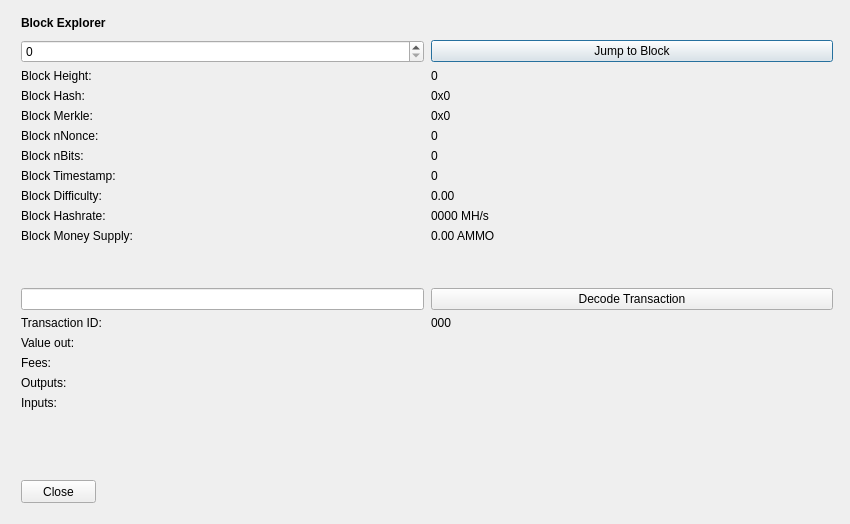
<?xml version="1.0" encoding="UTF-8"?>
<ui version="4.0">
 <class>BlockBrowser</class>
 <widget class="QDialog" name="BlockBrowser">
  <property name="windowModality">
   <enum>Qt::NonModal</enum>
  </property>
  <property name="enabled">
   <bool>true</bool>
  </property>
  <property name="geometry">
   <rect>
    <x>0</x>
    <y>0</y>
    <width>850</width>
    <height>524</height>
   </rect>
  </property>
  <property name="sizePolicy">
   <sizepolicy hsizetype="Preferred" vsizetype="Preferred">
    <horstretch>0</horstretch>
    <verstretch>0</verstretch>
   </sizepolicy>
  </property>
  <property name="minimumSize">
   <size>
    <width>0</width>
    <height>0</height>
   </size>
  </property>
  <property name="acceptDrops">
   <bool>false</bool>
  </property>
  <property name="windowTitle">
   <string>Ammo Block Explorer</string>
  </property>
  <layout class="QGridLayout">
   <property name="sizeConstraint">
    <enum>QLayout::SetMaximumSize</enum>
   </property>
   <property name="leftMargin">
    <number>21</number>
   </property>
   <property name="topMargin">
    <number>10</number>
   </property>
   <property name="rightMargin">
    <number>10</number>
   </property>
   <item row="1" column="0">
    <widget class="QWidget" name="widget" native="true">
     <widget class="QWidget" name="layoutWidgetBE1">
      <property name="geometry">
       <rect>
        <x>0</x>
        <y>0</y>
        <width>822</width>
        <height>27</height>
       </rect>
      </property>
      <layout class="QHBoxLayout" name="horizontalLayoutBE">
       <property name="spacing">
        <number>7</number>
       </property>
       <item>
        <widget class="QLabel" name="labelBlockExplorer">
         <property name="sizePolicy">
          <sizepolicy hsizetype="Preferred" vsizetype="Maximum">
           <horstretch>0</horstretch>
           <verstretch>0</verstretch>
          </sizepolicy>
         </property>
         <property name="font">
          <font>
           <weight>75</weight>
           <bold>true</bold>
          </font>
         </property>
         <property name="styleSheet">
          <string notr="true">font-weight:bold;</string>
         </property>
         <property name="text">
          <string>Block Explorer</string>
         </property>
        </widget>
       </item>
       <item>
        <spacer name="horizontalSpacerBE">
         <property name="orientation">
          <enum>Qt::Horizontal</enum>
         </property>
         <property name="sizeHint" stdset="0">
          <size>
           <width>40</width>
           <height>20</height>
          </size>
         </property>
        </spacer>
       </item>
      </layout>
     </widget>
     <widget class="QWidget" name="layoutWidgetBE2">
      <property name="geometry">
       <rect>
        <x>0</x>
        <y>30</y>
        <width>812</width>
        <height>410</height>
       </rect>
      </property>
      <layout class="QGridLayout" name="gridLayoutBE" rowstretch="0,0,0,0,0,0,0,0,0,0,0,0,0,0,0,0,0,0,0,0" columnstretch="0,0">
       <property name="sizeConstraint">
        <enum>QLayout::SetDefaultConstraint</enum>
       </property>
       <property name="horizontalSpacing">
        <number>7</number>
       </property>
       <item row="14" column="1">
        <widget class="QLabel" name="txID">
         <property name="text">
          <string>000</string>
         </property>
         <property name="textInteractionFlags">
          <set>Qt::LinksAccessibleByMouse|Qt::TextSelectableByMouse</set>
         </property>
        </widget>
       </item>
       <item row="8" column="1">
        <widget class="QLabel" name="timeBox">
         <property name="text">
          <string>0</string>
         </property>
         <property name="textInteractionFlags">
          <set>Qt::LinksAccessibleByMouse|Qt::TextSelectableByMouse</set>
         </property>
        </widget>
       </item>
       <item row="9" column="1">
        <widget class="QLabel" name="diffBox">
         <property name="text">
          <string>0.00</string>
         </property>
         <property name="textInteractionFlags">
          <set>Qt::LinksAccessibleByMouse|Qt::TextSelectableByMouse</set>
         </property>
        </widget>
       </item>
       <item row="10" column="0">
        <widget class="QLabel" name="hashRateLabel">
         <property name="text">
          <string>Block Hashrate:</string>
         </property>
        </widget>
       </item>
       <item row="9" column="0">
        <widget class="QLabel" name="diffLabel">
         <property name="text">
          <string>Block Difficulty:</string>
         </property>
        </widget>
       </item>
       <item row="17" column="1">
        <widget class="QLabel" name="outputBox">
         <property name="text">
          <string/>
         </property>
         <property name="alignment">
          <set>Qt::AlignLeading|Qt::AlignLeft|Qt::AlignTop</set>
         </property>
         <property name="textInteractionFlags">
          <set>Qt::LinksAccessibleByMouse|Qt::TextSelectableByMouse</set>
         </property>
        </widget>
       </item>
       <item row="3" column="1">
        <widget class="QLabel" name="heightLabelBE1">
         <property name="text">
          <string>0</string>
         </property>
         <property name="textInteractionFlags">
          <set>Qt::LinksAccessibleByMouse|Qt::TextSelectableByMouse</set>
         </property>
        </widget>
       </item>
       <item row="1" column="1">
        <widget class="QPushButton" name="blockButton">
         <property name="text">
          <string>Jump to Block</string>
         </property>
        </widget>
       </item>
       <item row="3" column="0">
        <widget class="QLabel" name="heightLabelBE2">
         <property name="text">
          <string>Block Height:</string>
         </property>
        </widget>
       </item>
       <item row="7" column="0">
        <widget class="QLabel" name="bitsLabel">
         <property name="text">
          <string>Block nBits:</string>
         </property>
        </widget>
       </item>
       <item row="6" column="1">
        <widget class="QLabel" name="nonceBox">
         <property name="text">
          <string>0</string>
         </property>
         <property name="textInteractionFlags">
          <set>Qt::LinksAccessibleByMouse|Qt::TextSelectableByMouse</set>
         </property>
        </widget>
       </item>
       <item row="6" column="0">
        <widget class="QLabel" name="nonceLabel">
         <property name="text">
          <string>Block nNonce:</string>
         </property>
        </widget>
       </item>
       <item row="5" column="1">
        <widget class="QLabel" name="merkleBox">
         <property name="minimumSize">
          <size>
           <width>187</width>
           <height>0</height>
          </size>
         </property>
         <property name="text">
          <string>0x0</string>
         </property>
         <property name="textInteractionFlags">
          <set>Qt::LinksAccessibleByMouse|Qt::TextSelectableByMouse</set>
         </property>
        </widget>
       </item>
       <item row="16" column="0">
        <widget class="QLabel" name="feesLabel">
         <property name="text">
          <string>Fees:</string>
         </property>
        </widget>
       </item>
       <item row="15" column="1">
        <widget class="QLabel" name="valueBox">
         <property name="text">
          <string/>
         </property>
         <property name="textInteractionFlags">
          <set>Qt::LinksAccessibleByMouse|Qt::TextSelectableByMouse</set>
         </property>
        </widget>
       </item>
       <item row="7" column="1">
        <widget class="QLabel" name="bitsBox">
         <property name="text">
          <string>0</string>
         </property>
         <property name="textInteractionFlags">
          <set>Qt::LinksAccessibleByMouse|Qt::TextSelectableByMouse</set>
         </property>
        </widget>
       </item>
       <item row="8" column="0">
        <widget class="QLabel" name="timeLabel">
         <property name="text">
          <string>Block Timestamp:</string>
         </property>
        </widget>
       </item>
       <item row="17" column="0">
        <widget class="QLabel" name="outputLabel">
         <property name="text">
          <string>Outputs:</string>
         </property>
         <property name="alignment">
          <set>Qt::AlignLeading|Qt::AlignLeft|Qt::AlignTop</set>
         </property>
        </widget>
       </item>
       <item row="1" column="0">
        <widget class="QSpinBox" name="heightBox">
         <property name="sizePolicy">
          <sizepolicy hsizetype="Preferred" vsizetype="Fixed">
           <horstretch>0</horstretch>
           <verstretch>0</verstretch>
          </sizepolicy>
         </property>
         <property name="maximum">
          <number>99999999</number>
         </property>
        </widget>
       </item>
       <item row="4" column="0">
        <widget class="QLabel" name="hashLabel">
         <property name="text">
          <string>Block Hash:</string>
         </property>
        </widget>
       </item>
       <item row="16" column="1">
        <widget class="QLabel" name="feesBox">
         <property name="text">
          <string/>
         </property>
         <property name="textInteractionFlags">
          <set>Qt::LinksAccessibleByMouse|Qt::TextSelectableByMouse</set>
         </property>
        </widget>
       </item>
       <item row="4" column="1">
        <widget class="QLabel" name="hashBox">
         <property name="enabled">
          <bool>true</bool>
         </property>
         <property name="sizePolicy">
          <sizepolicy hsizetype="Preferred" vsizetype="Preferred">
           <horstretch>0</horstretch>
           <verstretch>0</verstretch>
          </sizepolicy>
         </property>
         <property name="minimumSize">
          <size>
           <width>0</width>
           <height>0</height>
          </size>
         </property>
         <property name="text">
          <string>0x0</string>
         </property>
         <property name="textInteractionFlags">
          <set>Qt::LinksAccessibleByMouse|Qt::TextSelectableByMouse</set>
         </property>
        </widget>
       </item>
       <item row="14" column="0">
        <widget class="QLabel" name="txLabel">
         <property name="text">
          <string>Transaction ID:</string>
         </property>
        </widget>
       </item>
       <item row="15" column="0">
        <widget class="QLabel" name="valueLabel">
         <property name="text">
          <string>Value out:</string>
         </property>
        </widget>
       </item>
       <item row="13" column="0">
        <widget class="QLineEdit" name="txBox">
         <property name="sizePolicy">
          <sizepolicy hsizetype="Preferred" vsizetype="Fixed">
           <horstretch>0</horstretch>
           <verstretch>0</verstretch>
          </sizepolicy>
         </property>
         <property name="inputMask">
          <string comment="Transaction id" extracomment="Transaction id"/>
         </property>
        </widget>
       </item>
       <item row="12" column="0">
        <spacer name="verticalSpacer_2">
         <property name="orientation">
          <enum>Qt::Vertical</enum>
         </property>
         <property name="sizeHint" stdset="0">
          <size>
           <width>20</width>
           <height>20</height>
          </size>
         </property>
        </spacer>
       </item>
       <item row="10" column="1">
        <widget class="QLabel" name="hashRateBox">
         <property name="text">
          <string>0000 MH/s</string>
         </property>
         <property name="textInteractionFlags">
          <set>Qt::LinksAccessibleByMouse|Qt::TextSelectableByMouse</set>
         </property>
        </widget>
       </item>
       <item row="19" column="0">
        <spacer name="verticalSpacer">
         <property name="orientation">
          <enum>Qt::Vertical</enum>
         </property>
         <property name="sizeHint" stdset="0">
          <size>
           <width>20</width>
           <height>40</height>
          </size>
         </property>
        </spacer>
       </item>
       <item row="13" column="1">
        <widget class="QPushButton" name="txButton">
         <property name="text">
          <string>Decode Transaction</string>
         </property>
        </widget>
       </item>
       <item row="18" column="0">
        <widget class="QLabel" name="inputLabel">
         <property name="text">
          <string>Inputs:</string>
         </property>
         <property name="alignment">
          <set>Qt::AlignLeading|Qt::AlignLeft|Qt::AlignTop</set>
         </property>
        </widget>
       </item>
       <item row="5" column="0">
        <widget class="QLabel" name="merkleLabel">
         <property name="text">
          <string>Block Merkle:</string>
         </property>
        </widget>
       </item>
       <item row="18" column="1">
        <widget class="QLabel" name="inputBox">
         <property name="text">
          <string/>
         </property>
         <property name="alignment">
          <set>Qt::AlignLeading|Qt::AlignLeft|Qt::AlignTop</set>
         </property>
         <property name="textInteractionFlags">
          <set>Qt::LinksAccessibleByMouse|Qt::TextSelectableByMouse</set>
         </property>
        </widget>
       </item>
       <item row="11" column="0">
        <widget class="QLabel" name="moneySupplyLabel">
         <property name="text">
          <string>Block Money Supply:</string>
         </property>
        </widget>
       </item>
       <item row="11" column="1">
        <widget class="QLabel" name="moneySupplyBox">
         <property name="text">
          <string>0.00 AMMO</string>
         </property>
         <property name="textInteractionFlags">
          <set>Qt::LinksAccessibleByMouse|Qt::TextSelectableByMouse</set>
         </property>
        </widget>
       </item>
      </layout>
     </widget>
     <widget class="QPushButton" name="closeButton">
      <property name="geometry">
       <rect>
        <x>0</x>
        <y>470</y>
        <width>75</width>
        <height>23</height>
       </rect>
      </property>
      <property name="text">
       <string>Close</string>
      </property>
     </widget>
    </widget>
   </item>
  </layout>
 </widget>
 <resources/>
 <connections/>
</ui>
